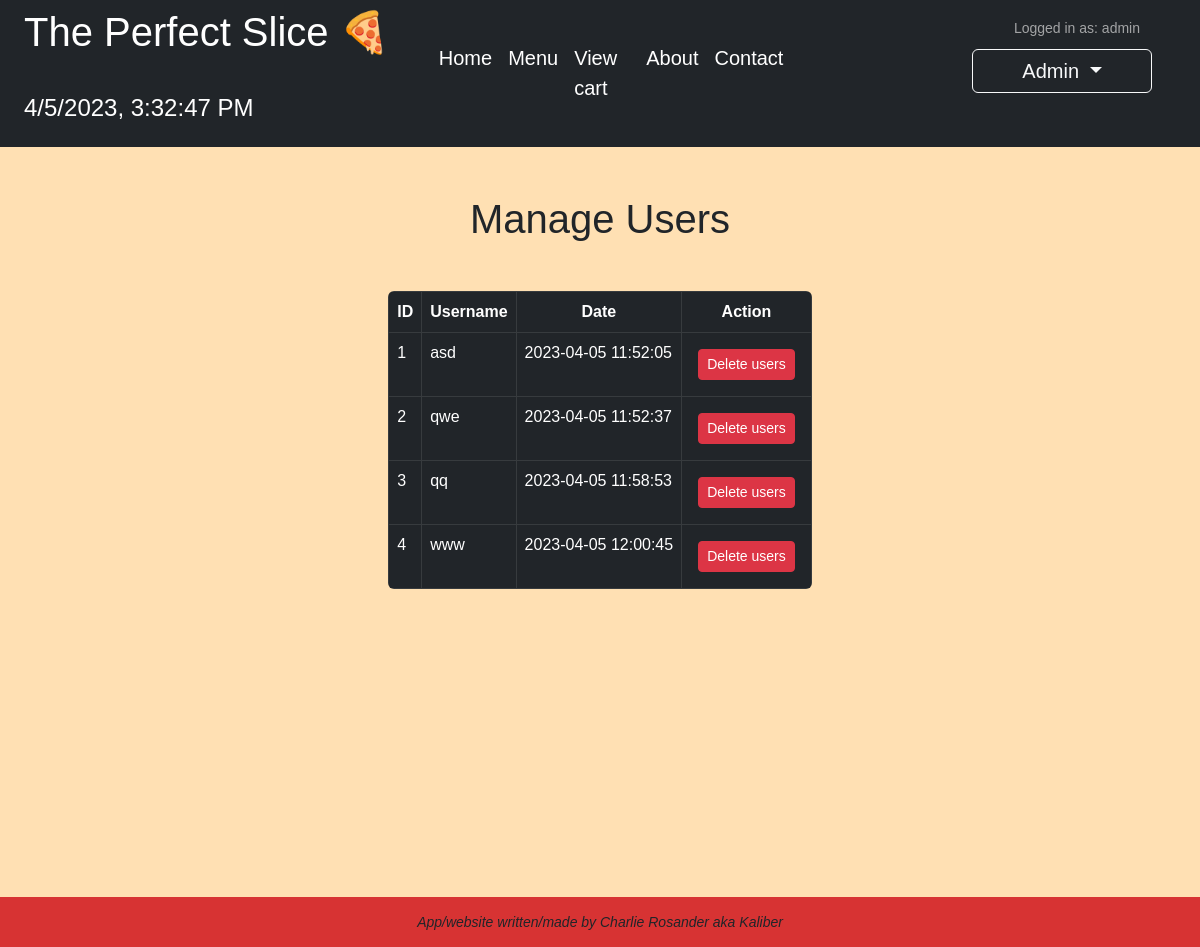
/users (signed in), run on the app's committed database.
### app.py (models this page shows)
class User(db.Model):
    __tablename__ = 'user'
    id = db.Column(db.Integer, primary_key=True)
    username = db.Column(db.String(80), unique=True, nullable=False)
    password = db.Column(db.String(80), unique=True, nullable=False)
    email = db.Column(db.String(80), unique=True, nullable=True)
    address = db.Column(db.String(80), nullable=True)
    phone = db.Column(db.String(80), nullable=True)
    date = db.Column(db.String(80), nullable=False)

### app.py (the view)
@app.route('/users')
def users():
    if session.get('user') == 'admin':
        all_users = User.query.all()
        return render_template('users.html', all_users=all_users)
    else:
        flash("You are not authorized to view this page.")
        return redirect(url_for('login'))

### templates/users.html (shortened to what this page needs)
{% extends "index.html" %}
{% block content %}
<section class="intro">
    <div class="gradient-custom-2 my-5 ">
        <div class="mask d-flex align-items-center">
            <div class="container">
                <div class="row justify-content-center">
                    <div class="col-12">
                        <h1 class="text-center text mb-5">Manage Users</h1>
                        <div class="table-responsive rounded">
                            <table class="table table-dark table-bordered mb-0">
                                <thead>
                                    <tr>
                                        <th>ID</th>
                                        <th>Username</th>
                                        <th>Date</th>
                                        <th>Action</th>
                                    </tr>
                                </thead>
                                <tbody>
                                    {% for user in all_users %}
                                    <tr>
                                        <td>{{ user.id }}</td>
                                        <td>{{ user.username }}</td>
                                        <td>{{ user.date }}</td>
                                        <td>
                                            <div class="action-buttons">
                                                <form action="{{ url_for('delete_user', user_id=user.id) }}"
                                                    method="post">
                                                    <button type="submit" class="btn btn-danger btn-sm mx-2 my-2">
                                                        Delete users
                                                    </button>
                                                </form>
                                            </div>
                                        </td>
                                    </tr>
                                    {% endfor %}
                                </tbody>
                            </table>
                        </div>
                    </div>
                </div>
            </div>
        </div>
    </div>
</section>
{% endblock %}

### static/stylesheet.css (style rules this page uses)
body { height: 100%; width: 100%; }
body { background-color: #ffe0b3; font-family: Arial, sans-serif; }
html, body, .intro { height: 100%; }
table td, table th { text-overflow: ellipsis; white-space: nowrap; overflow: hidden; }
th { text-align: center; }
.action-buttons { display: flex; justify-content: flex-end; }

### data on the page
User: id "1", username "asd", date "2023-04-05 11:52:05"
User: id "2", username "qwe", date "2023-04-05 11:52:37"
User: id "3", username "qq", date "2023-04-05 11:58:53"
User: id "4", username "www", date "2023-04-05 12:00:45"

### other printed values
{{ session["user"] }} "admin"
